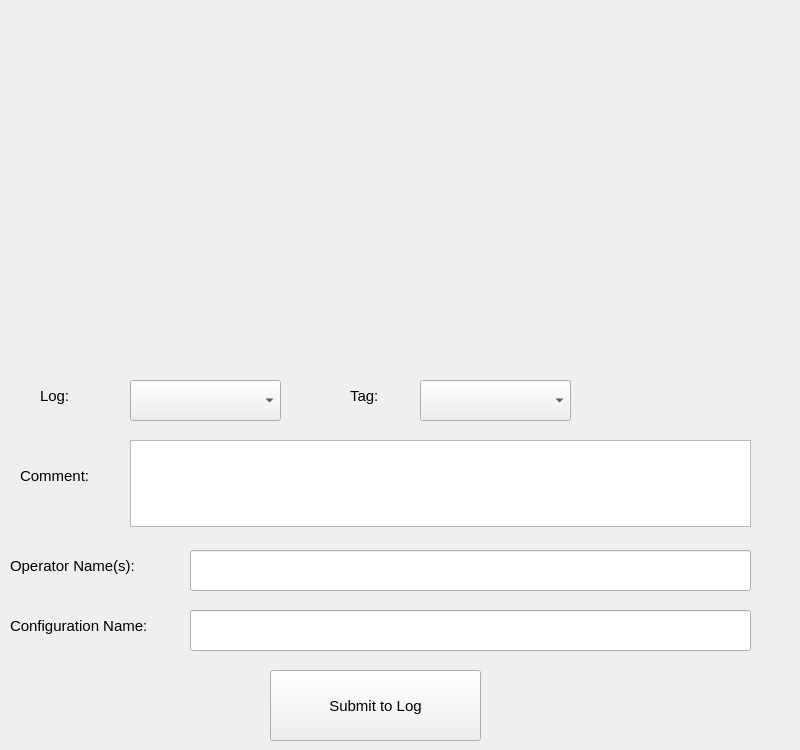
<?xml version="1.0" encoding="UTF-8"?>
<ui version="4.0">
 <class>MainWindow</class>
 <widget class="QMainWindow" name="MainWindow">
  <property name="geometry">
   <rect>
    <x>0</x>
    <y>0</y>
    <width>800</width>
    <height>750</height>
   </rect>
  </property>
  <property name="windowTitle">
   <string>MainWindow</string>
  </property>
  <widget class="QWidget" name="centralwidget">
   <widget class="QLabel" name="imgPreview">
    <property name="geometry">
     <rect>
      <x>70</x>
      <y>20</y>
      <width>631</width>
      <height>341</height>
     </rect>
    </property>
    <property name="text">
     <string/>
    </property>
   </widget>
   <widget class="QTextEdit" name="enterComment">
    <property name="geometry">
     <rect>
      <x>130</x>
      <y>440</y>
      <width>621</width>
      <height>87</height>
     </rect>
    </property>
    <property name="font">
     <font>
      <pointsize>11</pointsize>
     </font>
    </property>
    <property name="html">
     <string>&lt;!DOCTYPE HTML PUBLIC &quot;-//W3C//DTD HTML 4.0//EN&quot; &quot;http://www.w3.org/TR/REC-html40/strict.dtd&quot;&gt;
&lt;html&gt;&lt;head&gt;&lt;meta name=&quot;qrichtext&quot; content=&quot;1&quot; /&gt;&lt;style type=&quot;text/css&quot;&gt;
p, li { white-space: pre-wrap; }
&lt;/style&gt;&lt;/head&gt;&lt;body style=&quot; font-family:'MS Shell Dlg 2'; font-size:11pt; font-weight:400; font-style:normal;&quot;&gt;
&lt;p style=&quot;-qt-paragraph-type:empty; margin-top:0px; margin-bottom:0px; margin-left:0px; margin-right:0px; -qt-block-indent:0; text-indent:0px;&quot;&gt;&lt;br /&gt;&lt;/p&gt;&lt;/body&gt;&lt;/html&gt;</string>
    </property>
   </widget>
   <widget class="QLabel" name="commentLabel">
    <property name="geometry">
     <rect>
      <x>20</x>
      <y>440</y>
      <width>91</width>
      <height>71</height>
     </rect>
    </property>
    <property name="font">
     <font>
      <pointsize>11</pointsize>
     </font>
    </property>
    <property name="text">
     <string>Comment:</string>
    </property>
    <property name="textFormat">
     <enum>Qt::AutoText</enum>
    </property>
    <property name="scaledContents">
     <bool>false</bool>
    </property>
   </widget>
   <widget class="QComboBox" name="selectLog">
    <property name="geometry">
     <rect>
      <x>130</x>
      <y>380</y>
      <width>151</width>
      <height>41</height>
     </rect>
    </property>
    <property name="font">
     <font>
      <pointsize>11</pointsize>
     </font>
    </property>
   </widget>
   <widget class="QLabel" name="logLabel">
    <property name="geometry">
     <rect>
      <x>40</x>
      <y>360</y>
      <width>91</width>
      <height>71</height>
     </rect>
    </property>
    <property name="font">
     <font>
      <pointsize>11</pointsize>
     </font>
    </property>
    <property name="text">
     <string>Log:</string>
    </property>
    <property name="textFormat">
     <enum>Qt::AutoText</enum>
    </property>
    <property name="scaledContents">
     <bool>false</bool>
    </property>
   </widget>
   <widget class="QPushButton" name="submitButton">
    <property name="geometry">
     <rect>
      <x>270</x>
      <y>670</y>
      <width>211</width>
      <height>71</height>
     </rect>
    </property>
    <property name="font">
     <font>
      <pointsize>11</pointsize>
     </font>
    </property>
    <property name="text">
     <string>Submit to Log</string>
    </property>
   </widget>
   <widget class="QLabel" name="tagLabel">
    <property name="geometry">
     <rect>
      <x>350</x>
      <y>360</y>
      <width>91</width>
      <height>71</height>
     </rect>
    </property>
    <property name="font">
     <font>
      <pointsize>11</pointsize>
     </font>
    </property>
    <property name="text">
     <string>Tag:</string>
    </property>
    <property name="textFormat">
     <enum>Qt::AutoText</enum>
    </property>
    <property name="scaledContents">
     <bool>false</bool>
    </property>
   </widget>
   <widget class="QComboBox" name="selectTag">
    <property name="geometry">
     <rect>
      <x>420</x>
      <y>380</y>
      <width>151</width>
      <height>41</height>
     </rect>
    </property>
    <property name="font">
     <font>
      <pointsize>11</pointsize>
     </font>
    </property>
   </widget>
   <widget class="QLabel" name="operatorLabel">
    <property name="geometry">
     <rect>
      <x>10</x>
      <y>530</y>
      <width>171</width>
      <height>71</height>
     </rect>
    </property>
    <property name="font">
     <font>
      <pointsize>11</pointsize>
     </font>
    </property>
    <property name="text">
     <string>Operator Name(s):</string>
    </property>
    <property name="textFormat">
     <enum>Qt::AutoText</enum>
    </property>
    <property name="scaledContents">
     <bool>false</bool>
    </property>
   </widget>
   <widget class="QLineEdit" name="enterOperator">
    <property name="geometry">
     <rect>
      <x>190</x>
      <y>550</y>
      <width>561</width>
      <height>41</height>
     </rect>
    </property>
    <property name="font">
     <font>
      <pointsize>11</pointsize>
     </font>
    </property>
   </widget>
   <widget class="QLabel" name="configLabel">
    <property name="geometry">
     <rect>
      <x>10</x>
      <y>590</y>
      <width>171</width>
      <height>71</height>
     </rect>
    </property>
    <property name="font">
     <font>
      <pointsize>11</pointsize>
     </font>
    </property>
    <property name="text">
     <string>Configuration Name: </string>
    </property>
    <property name="textFormat">
     <enum>Qt::AutoText</enum>
    </property>
    <property name="scaledContents">
     <bool>false</bool>
    </property>
   </widget>
   <widget class="QLineEdit" name="enterConfig">
    <property name="geometry">
     <rect>
      <x>190</x>
      <y>610</y>
      <width>561</width>
      <height>41</height>
     </rect>
    </property>
    <property name="font">
     <font>
      <pointsize>11</pointsize>
     </font>
    </property>
   </widget>
  </widget>
 </widget>
 <resources/>
 <connections/>
</ui>
